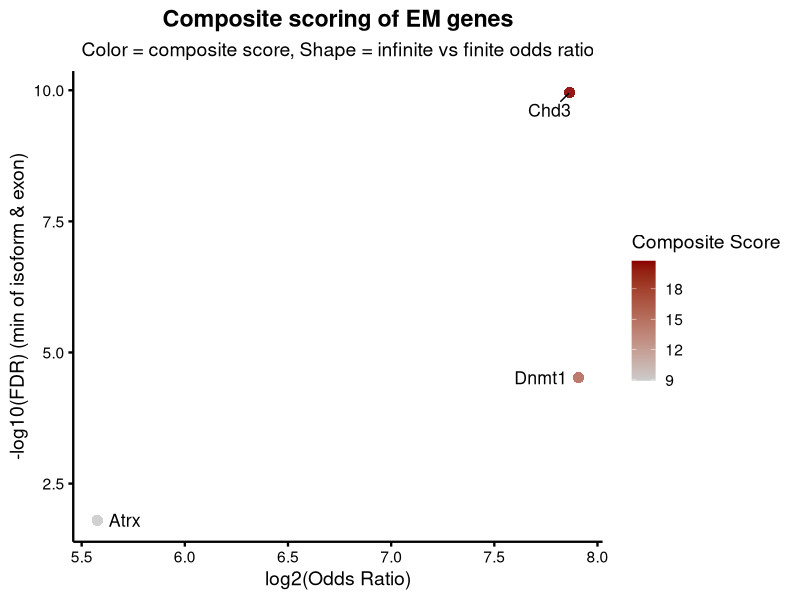
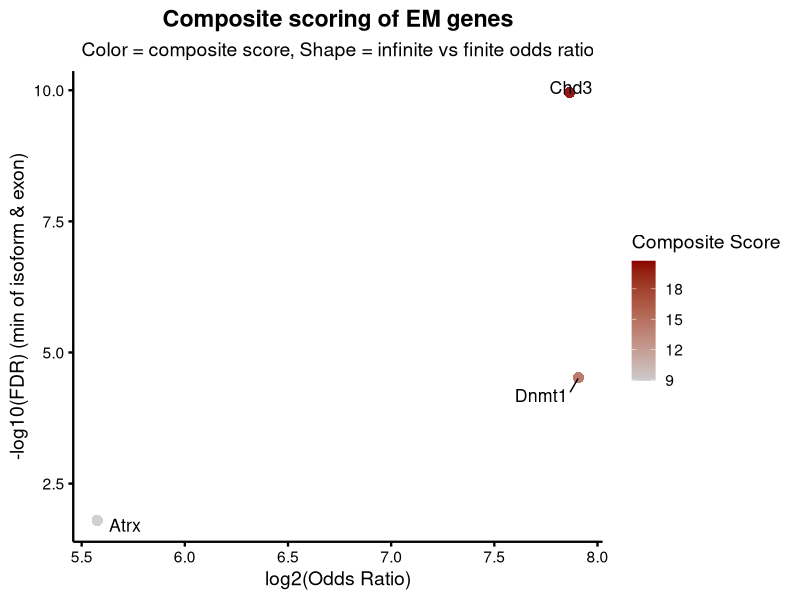

Write the R code that produced these figures, in order.
library(ggplot2)
library(ggrepel)
library(readr)
library(dplyr)

# 1. Load ranked EM gene data
ranked <- read_csv("EM_genes_intersected_genes_ranked_by_composite_score.csv", show_col_types = FALSE)

# 2. Compute plotting metrics
ranked <- ranked %>%
  mutate(
    is_infinite = is.infinite(odds_ratio),
    odds_ratio_capped = ifelse(is_infinite, 1024, odds_ratio),
    log2_odds_ratio = pmin(log2(odds_ratio_capped + 1e-6), 10),
    neg_log10_min_fdr = -log10(pmin(isoform_fdr, exon_fdr) + 1e-10)
  )

# 3. Get top 10 genes by composite score for labeling
top10 <- ranked %>% slice_max(order_by = composite_score, n = 10)

# 4. Base plot (color = composite_score, shape = is_infinite)
em_plot <- ggplot(ranked, aes(x = log2_odds_ratio, y = neg_log10_min_fdr,
                              color = composite_score, shape = is_infinite)) +
  geom_point(size = 3.5, alpha = 0.9) +
  scale_color_gradient(low = "gray80", high = "darkred") +
  scale_shape_manual(
    values = c("FALSE" = 16, "TRUE" = 17),
    labels = c("FALSE" = "Finite", "TRUE" = "Infinite")
  ) +
  labs(
    title = "Composite scoring of EM genes",
    subtitle = "Color = composite score, Shape = infinite vs finite odds ratio",
    x = "log2(Odds Ratio)",
    y = "-log10(FDR) (min of isoform & exon)",
    color = "Composite Score",
    shape = "Odds Ratio Type"
  ) +
  theme_minimal(base_size = 14) +
  theme(
    panel.grid = element_blank(),
    axis.line = element_line(color = "black", linewidth = 0.8),
    axis.ticks = element_line(color = "black", linewidth = 0.8),
    axis.text = element_text(color = "black"),
    axis.title = element_text(color = "black"),
    plot.title = element_text(hjust = 0.5, face = "bold"),
    plot.subtitle = element_text(hjust = 0.5)
  ) +
  geom_text_repel(data = top10, aes(label = gene_name),
                  size = 4.5, color = "black", box.padding = 0.5)

# 5. Hide shape legend if all entries are finite
if (!any(ranked$is_infinite)) {
  em_plot <- em_plot + guides(shape = "none")
}

# 6. Save and show plot
ggsave("em_genes_composite_plot_shapes_conditional_legend.pdf", plot = em_plot, width = 10, height = 6, dpi = 300)
print(em_plot)
